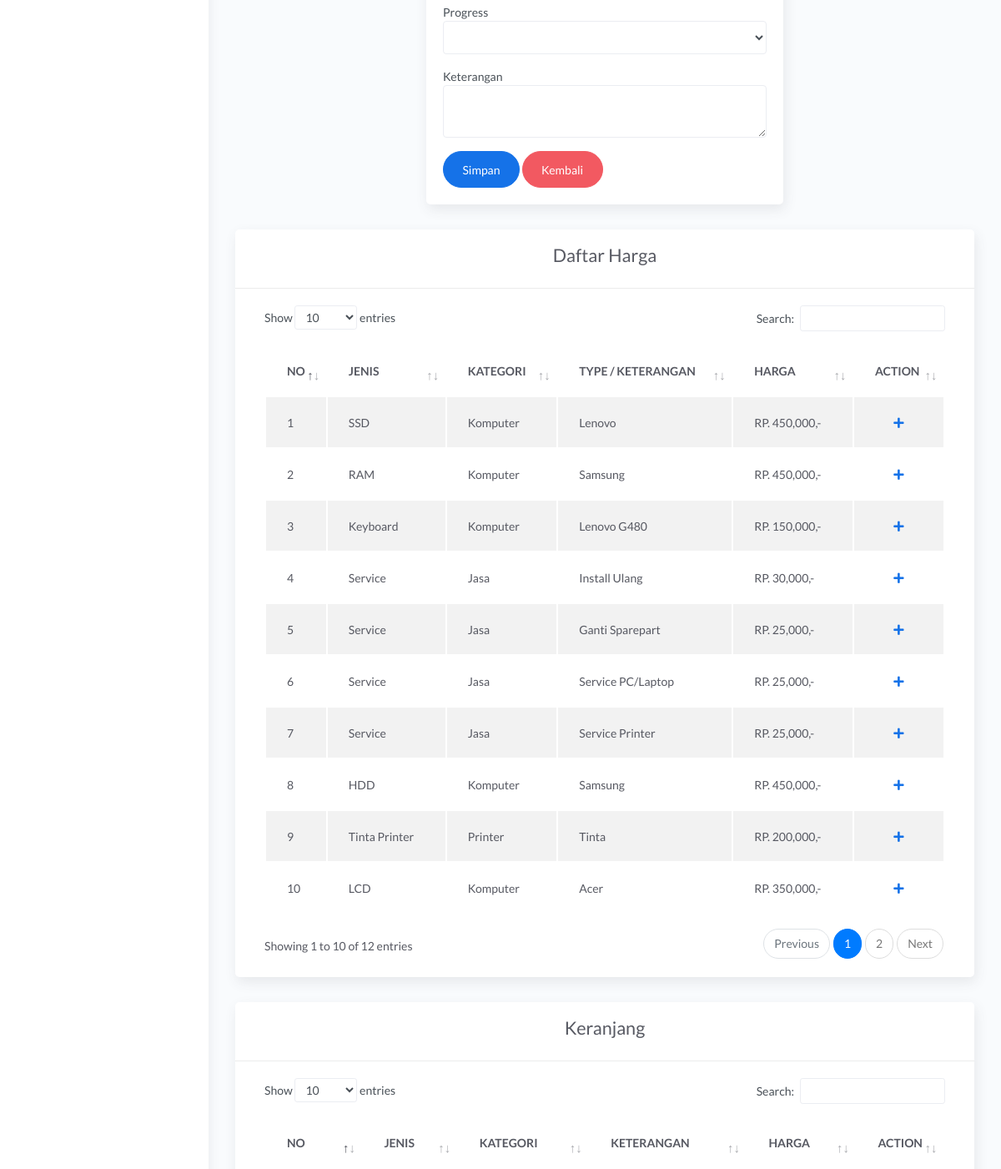
/admin/teknisi/monitoring_transaksi.php (middle part), run on an earlier commit of the app's database.
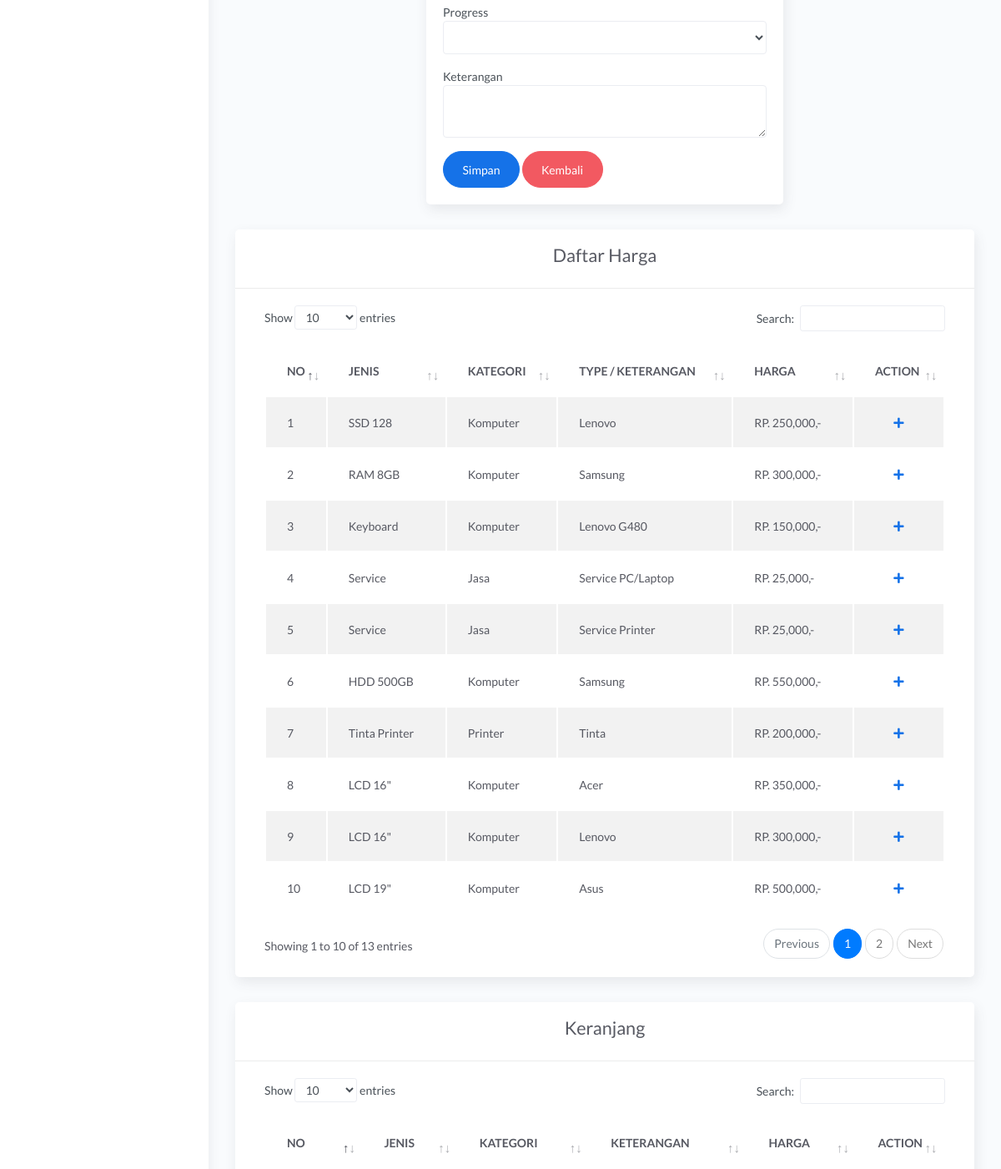
And on a later commit of the database.
### tables this page shows
CREATE TABLE `harga` (
  `id_harga` int(11) NOT NULL,
  `jenis` varchar(255) NOT NULL,
  `kategori` varchar(255) NOT NULL,
  `type` varchar(255) NOT NULL,
  `harga` int(11) NOT NULL
);

### admin/teknisi/monitoring_transaksi.php (the view, shortened to what the changed rows need)
<?php include 'header.php'; ?>
<div class="main-panel">
    <div class="content">
        <div class="page-inner ">
            <div class="row" id="harga">
                <div class="col-md-12">
                    <div class="card">
                        <div class="card-header ">
                            <center>
                                <h2>Daftar Harga </h2>
                            </center>
                        </div>
                        <div class="card-body">
                            <div class="table-responsive">
                                <table id="tableharga" class="display table table-striped table-hover">
                                    <thead>
                                        <tr>
                                            <th style="width: 1%">NO</th>
                                            <th>JENIS</th>
                                            <th>KATEGORI</th>
                                            <th>TYPE / KETERANGAN</th>
                                            <th>HARGA</th>
                                            <th style="width: 10%">ACTION</th>
                                        </tr>
                                    </thead>
                                    <tbody>
                                        <?php
                                        include '../../koneksi.php';
                                        $no = 1;
                                        $dataharga = mysqli_query($koneksi, "SELECT * FROM harga");
                                        while ($d = mysqli_fetch_array($dataharga)) {
                                        ?>
                                            <tr>
                                                <td><?php echo $no++; ?></td>
                                                <td><?php echo $d['jenis']; ?></td>
                                                <td><?php echo $d['kategori']; ?></td>
                                                <td><?php echo $d['type']; ?></td>
                                                <td>RP. <?php echo number_format($d['harga']) ?>,-</td>
                                                <td>
                                                    <div class="form-button-action">
                                                        <button type="button" data-toggle="modal" title="" class="btn btn-link btn-primary" data-target="#tambah_<?php echo $d['id_harga']; ?>">
                                                            <i class="fa fa-plus"></i>
                                                        </button>
                                                    </div>
                                                <?php
                                            }
                                                ?>
                                                </td>
                                            </tr>
                                    </tbody>
                                </table>
                            </div>
                        </div>
                    </div>
                </div>
            </div>
            <div class="row" id="keranjang">
                <div class="col-md-12">
                    <div class="card">
                        <div class="card-header ">
                            <center>
                                <h2>Keranjang</h2>
                            </center>
                        </div>
                        <div class="card-body">
                            <div class="table-responsive">
                                <table id="tablekeranjang" class="display table table-striped table-hover">
                                    <thead>
                                        <tr>
                                            <th>NO</th>
                                            <th>JENIS</th>
                                            <th>KATEGORI</th>
                                            <th>KETERANGAN</th>
                                            <th>HARGA</th>
                                            <th style="width: 10%">ACTION</th>
                                        </tr>
                                    </thead>
                            </table>
                        </div>
                    </div>
                </div>
            </div>
        </div>
    </div>
</div>
</div>

What changed in the data, as far as the page shows it:
removed harga: jenis "Service", kategori "Jasa", type "Install Ulang", harga "30,000"
removed harga: jenis "Service", kategori "Jasa", type "Ganti Sparepart", harga "25,000"
changed harga: jenis "SSD" → "SSD 128"; harga "450,000" → "250,000"
changed harga: jenis "RAM" → "RAM 8GB"; harga "450,000" → "300,000"
changed harga: jenis "HDD" → "HDD 500GB"; harga "450,000" → "550,000"
changed harga "Acer": jenis "LCD" → "LCD 16\""
now on this page (row edited): harga: jenis "LCD 16\"", kategori "Komputer", type "Lenovo", harga "300,000"
now on this page (row edited): harga: jenis "LCD 19\"", kategori "Komputer", type "Asus", harga "500,000"
Also different on the page:
text written by a page script: "Show entries Search: Showing 1 to 10 of 12 entries Previous 1 2 Next" → "Show entries Search: Showing 1 to 10 of 13 entries Previous 1 2 Next"
